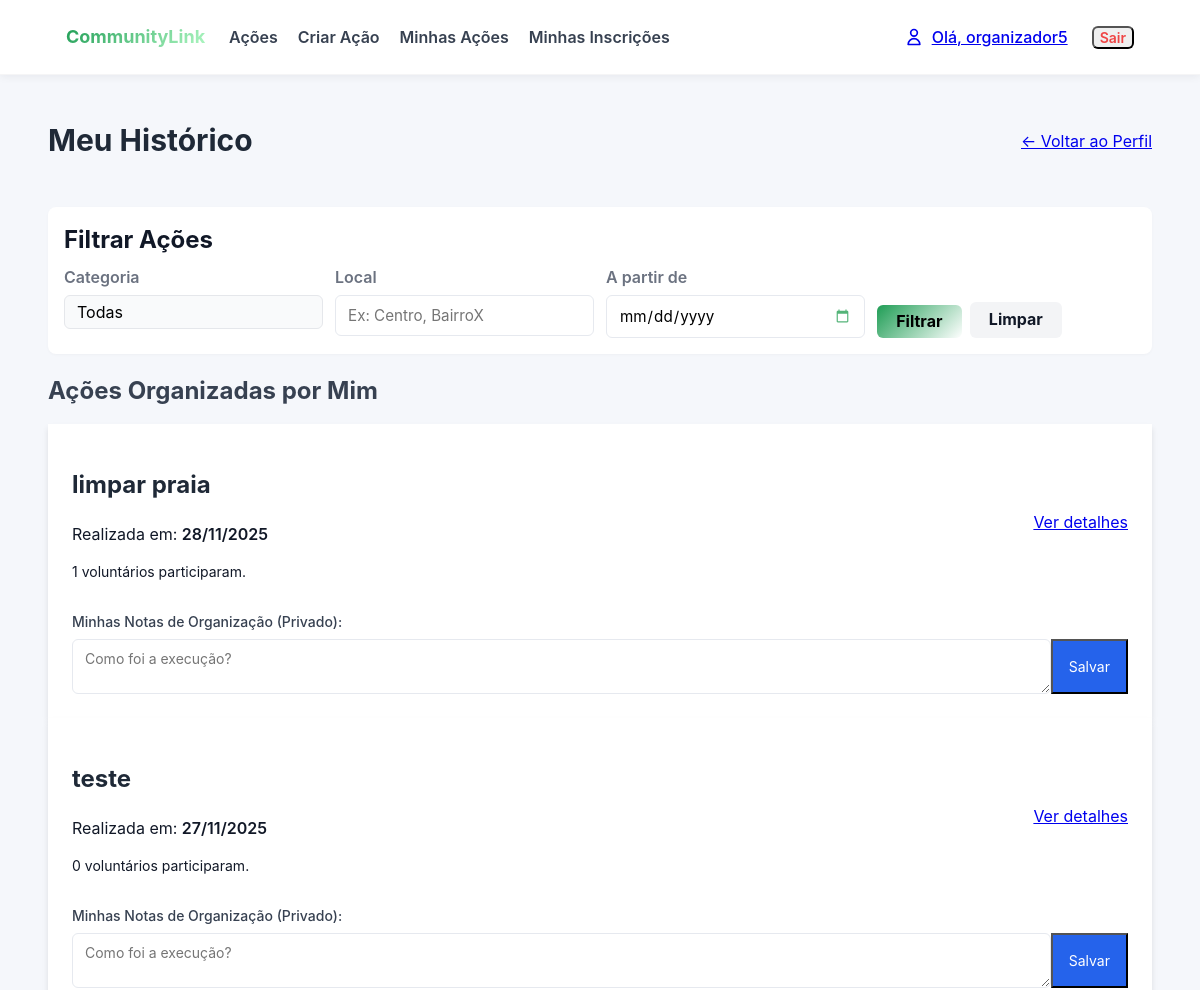
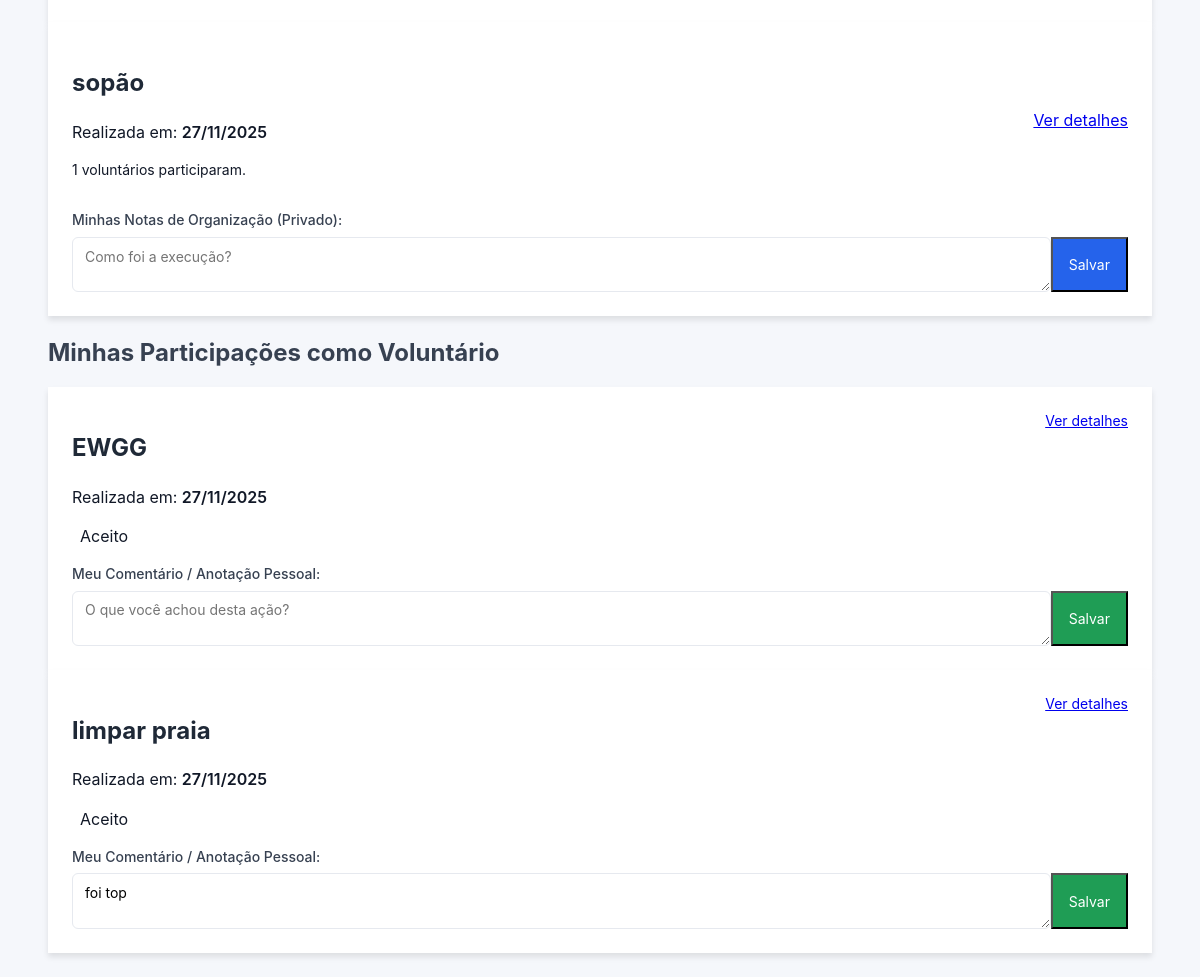
The page /acoes/historico/ (signed in) on the database its author committed (2 pictures, top to bottom).
### acoes/models.py (models this page shows, shortened)
class Acao(models.Model):
    titulo = models.CharField(max_length=200)
    descricao = models.TextField()
    data = models.DateTimeField() # Armazena data e hora
    local = models.CharField(max_length=255)
    numero_vagas = models.PositiveIntegerField()
    CATEGORIA_CHOICES = [
        ('SAUDE', 'Saúde'),
        ('EDUCACAO', 'Educação'),
        ('MEIO_AMBIENTE', 'Meio Ambiente'),
        ('ANIMAIS', 'Animais'),
        ('OUTRO', 'Outro'),
    ]
    categoria = models.CharField(max_length=50, choices=CATEGORIA_CHOICES, default='OUTRO')
    organizador = models.ForeignKey(
        User,
        on_delete=models.CASCADE,
        related_name='acoes_criadas' # Assim, podemos fazer: user.acoes_criadas.all()
    )
    voluntarios = models.ManyToManyField(
        User,
        through='Inscricao',         # O nome do modelo intermediário
        related_name='acoes_inscritas', # Assim, podemos fazer: user.acoes_inscritas.all()
        blank=True                   # A ação pode começar sem nenhum voluntário
    )
    notas_organizador = models.TextField(blank=True, null=True, help_text="Notas privadas do organizador sobre a execução da ação.")
    @property
    def vagas_preenchidas(self):
        return self.inscricao_set.filter(status='ACEITO').count()
    def get_absolute_url(self):
        return reverse('acoes:acao_detail', kwargs={'pk': self.pk})

class Inscricao(models.Model):
    STATUS_CHOICES = [
        ('PENDENTE', 'Pendente'),
        ('ACEITO', 'Aceito'),
        ('REJEITADO', 'Rejeitado'),
        ('CANCELADO', 'Cancelado'),
    ]
    acao = models.ForeignKey(Acao, on_delete=models.CASCADE)
    voluntario = models.ForeignKey(User, on_delete=models.CASCADE)
    status = models.CharField(max_length=10, choices=STATUS_CHOICES, default='PENDENTE')
    data_inscricao = models.DateTimeField(auto_now_add=True)
    comentario = models.TextField(blank=True, null=True)
    class Meta:
        unique_together = ('acao', 'voluntario')

### acoes/views.py (the view, shortened to what this page needs)
# urls.py: path('historico/', views.historico_view, name='historico'),
@login_required
def historico_view(request):
    hoje = timezone.now()
    is_organizador = request.user.groups.filter(name='Organizadores').exists()
    qs_participacao = Inscricao.objects.filter(
        voluntario=request.user,
        status__in=['ACEITO', 'CANCELADO'],
        acao__data__lt=hoje
    )
    qs_participacao = filtrar_acoes_queryset(request, qs_participacao).order_by('-acao__data')
    page_participacoes = paginar_queryset(request, qs_participacao, 5, param_name='page_part')
    page_organizadas = None
    if is_organizador:
        qs_organizacao = Acao.objects.filter(organizador=request.user, data__lt=hoje)
        qs_organizacao = filtrar_acoes_queryset(request, qs_organizacao).order_by('-data')
        page_organizadas = paginar_queryset(request, qs_organizacao, 5, param_name='page_org')
    context = {
        'historico_participacoes': page_participacoes,
        'historico_organizadas': page_organizadas, # Será None se não for organizador
        'is_organizador': is_organizador,
        'titulo_historico': "Meu Histórico",
        'categorias_choices': Acao.CATEGORIA_CHOICES,
        'filter_values': request.GET
    }
    return render(request, 'acoes/historico.html', context)

### acoes/context_processors.py (called while the page is built)
def auth_groups_processor(request):
    is_organizador = False
    is_voluntario = False
    unread_notification_count = 0 # Valor padrão
    if request.user.is_authenticated:
        is_organizador = request.user.groups.filter(name='Organizadores').exists()
        is_voluntario = request.user.groups.filter(name='Voluntarios').exists()
        unread_notification_count = Notificacao.objects.filter(
            destinatario=request.user,
            lida=False
        ).count()
    return {
        'is_organizador': is_organizador,
        'is_voluntario': is_voluntario,
        'unread_notification_count': unread_notification_count
    }

### acoes/views.py (called while the page is built)
def paginar_queryset(request, queryset, itens_por_pagina=5, param_name='page'):
    paginator = Paginator(queryset, itens_por_pagina)
    page_number = request.GET.get(param_name)
    page_obj = paginator.get_page(page_number)
    return page_obj

def filtrar_acoes_queryset(request, queryset):
    categoria_filter = request.GET.get('categoria')
    local_filter = request.GET.get('local')
    data_inicio_filter = request.GET.get('data_inicio')
    prefix = 'acao__' if queryset.model == Inscricao else ''
    if categoria_filter:
        queryset = queryset.filter(**{f'{prefix}categoria': categoria_filter})
    if local_filter:
        queryset = queryset.filter(**{f'{prefix}local__icontains': local_filter})
    if data_inicio_filter:
        try:
            data_filtro = datetime.datetime.strptime(data_inicio_filter, '%Y-%m-%d').date()
            queryset = queryset.filter(**{f'{prefix}data__gte': data_filtro})
        except ValueError:
            pass # Ignora data inválida
    return queryset

### acoes/templates/acoes/historico.html (shortened to what this page needs)
{% extends 'acoes/base.html' %}
{% block content %}
<div class="max-w-5xl mx-auto">
    <div class="flex justify-between items-center mb-6">
        <h1 class="text-3xl font-bold text-gray-800">{{ titulo_historico }}</h1>
        <a href="{% url 'acoes:perfil' %}" class="text-gray-600 hover:text-gray-900">&larr; Voltar ao Perfil</a>
    </div>
    <div class="mb-8">
        {% include 'acoes/_filter_form.html' %}
    </div>
    {% if is_organizador %}
        <h2 class="text-2xl font-bold text-gray-700 mb-4 border-b pb-2">Ações Organizadas por Mim</h2>
        {% if not historico_organizadas %}
            <p class="text-gray-500 mb-8 italic">Nenhuma ação organizada encontrada no histórico.</p>
        {% else %}
            <div class="space-y-6 mb-12">
                {% for item in historico_organizadas %}
                    <div class="bg-white border-l-4 border-gray-400 shadow-md p-6 rounded-r-lg">
                        <div class="flex justify-between items-center opacity-75 hover:opacity-100 transition">
                                <div>
                                <h2 class="text-xl font-bold text-gray-800">{{ item.titulo }}</h2>
                                <p class="text-gray-600">Realizada em: <span class="font-semibold">{{ item.data|date:"d/m/Y" }}</span></p>
                                <p class="text-sm text-gray-500">{{ item.vagas_preenchidas }} voluntários participaram.</p>
                            </div>
                            <a href="{{ item.get_absolute_url }}" class="text-blue-600 hover:underline">Ver detalhes</a>
                        </div>
                        <div class="mt-4 border-t pt-4">
                            <form method="POST">
                                <label class="block text-sm font-medium text-gray-700 mb-1">
                                    Minhas Notas de Organização (Privado):
                                </label>
                                <div class="flex gap-2">
                                    <textarea name="notas_organizador" rows="2"
                                        class="w-full p-2 border rounded-md text-sm bg-gray-50 focus:bg-white focus:ring-2 focus:ring-blue-500"
                                        placeholder="Como foi a execução?">{{ item.notas_organizador|default:'' }}</textarea>
                                    <button type="submit" class="self-end bg-blue-600 text-white px-4 py-2 rounded-md text-sm hover:bg-blue-700 transition">
                                        Salvar
                                    </button>
                                </div>
                            </form>
                        </div>
                    </div>
                {% endfor %}
            </div>
        {% endif %}
    {% endif %}
    <h2 class="text-2xl font-bold text-gray-700 mb-4 border-b pb-2">Minhas Participações como Voluntário</h2>
    {% if not historico_participacoes %}
        <div class="bg-gray-100 p-8 rounded-lg text-center">
            <p class="text-lg text-gray-600">Nenhuma participação encontrada no histórico.</p>
        </div>
    {% else %}
        <div class="space-y-6">
            {% for item in historico_participacoes %}
                <div class="bg-white border-l-4 border-green-500 shadow-md p-6 rounded-r-lg">
                    <div class="flex justify-between items-start mb-4">
                        <div>
                            <h2 class="text-xl font-bold text-gray-800">{{ item.acao.titulo }}</h2>
                            <p class="text-gray-600">Realizada em: <span class="font-semibold">{{ item.acao.data|date:"d/m/Y" }}</span></p>
                            <span class="text-xs bg-gray-200 px-2 py-1 rounded">{{ item.get_status_display }}</span>
                        </div>
                        <a href="{{ item.acao.get_absolute_url }}" class="text-blue-600 hover:underline text-sm">Ver detalhes</a>
                    </div>
                    <div class="mt-4 border-t pt-4">
                        <form method="POST">
                            <label class="block text-sm font-medium text-gray-700 mb-1">
                                Meu Comentário / Anotação Pessoal:
                            </label>
                            <div class="flex gap-2">
                                <textarea name="comentario" rows="2"
                                    class="w-full p-2 border rounded-md text-sm bg-gray-50 focus:bg-white focus:ring-2 focus:ring-green-500"
                                    placeholder="O que você achou desta ação?">{{ item.comentario|default:'' }}</textarea>
                                <button type="submit" class="self-end bg-green-600 text-white px-4 py-2 rounded-md text-sm hover:bg-green-700 transition">
                                    Salvar
                                </button>
                            </div>
                        </form>
                    </div>
                </div>
            {% endfor %}
        </div>
    {% endif %}
</div>
{% endblock %}

### acoes/templates/acoes/base.html (shortened to what this page needs)
<!DOCTYPE html>
{% load static %}
<html lang="pt-br">
<head>
    <link rel="stylesheet" href="{% static 'css/style.css' %}">
</head>
<body>
    <nav class="site-nav">
        <div class="container">
            <div class="nav-row">
                <div class="nav-left">
                    <div>
                        <a href="{% url 'acoes:acao_list' %}" class="brand">
                            <span class="brand-text">CommunityLink</span>
                        </a>
                    </div>
                    <div class="nav-links">
                        <a href="{% url 'acoes:acao_list' %}" class="py-4 px-2 text-gray-700 hover:text-green-600 font-semibold">Ações</a>
                        {% if user.is_authenticated %}
                            {% if is_organizador or user.is_superuser %}
                            <a href="{% url 'acoes:acao_create' %}" class="py-4 px-2 text-gray-700 hover:text-green-600 font-semibold">Criar Ação</a>
                            <a href="{% url 'acoes:minhas_acoes' %}" class="py-4 px-2 text-gray-700 hover:text-green-600 font-semibold">Minhas Ações</a>
                            {% endif %}
                            <a href="{% url 'acoes:minhas_inscricoes' %}" class="py-4 px-2 text-gray-700 hover:text-green-600 font-semibold">Minhas Inscrições</a>
                        {% endif %}
                    </div>
                </div>
                <div class="nav-right">
                    {% if user.is_authenticated %}
                        <div class="flex items-center gap-4" style="display: inline-flex; align-items: center; gap: 1rem;">
                            <a href="{% url 'acoes:perfil' %}" class="flex items-center gap-2 py-2 px-2 text-gray-600 hover:text-green-600 transition group" style="display: flex; align-items: center; gap: 0.5rem;">
                                <span class="font-medium">Olá, {{ request.user.username }}</span>
                            </a>
                            <form method="post" action="{% url 'acoes:logout' %}" style="display:inline;">
                                <button type="submit" class="text-sm text-red-500 hover:text-red-700 font-semibold border border-red-200 hover:border-red-400 px-3 py-1 rounded transition" style="cursor: pointer;">
                                    Sair
                                </button>
                            </form>
                        </div>
                        {% else %}
                            <a href="{% url 'acoes:signin' %}" class="py-4 px-2 text-gray-700 hover:text-green-600 font-semibold">Entrar</a>
                            <a href="{% url 'acoes:signup' %}" class="py-4 px-2 text-gray-700 hover:text-green-600 font-semibold">Cadastrar</a>
                    {% endif %}
                </div>
            </div>
        </div>
    </nav>
    <main class="max-w-6xl mx-auto p-6">
        {% block content %}
        {% endblock %}
    </main>
</body>
</html>

### static/css/style.css (style rules this page uses)
:root { --bg: #f5f7fb; --card: #ffffff; --muted: #6b7280; --accent: #1f9d55; --accent-600: #15803d; --danger: #dc2626; --max-width: 1100px; --app-font: -apple-system, BlinkMacSystemFont, "Segoe UI", Roboto, "Helvetica Neue", Arial, sans-serif; }
* { box-sizing: border-box; }
html, body { height: 100%; }
body { margin: 0; font-family: var(--app-font); background: var(--bg); color: #111827; line-height: 1.45; -webkit-font-smoothing: antialiased; }
h1,h2,h3,h4,h5,h6, p, a, button, input, textarea, select, label, .btn, .badge, .brand-text, .card-title { font-family: inherit; }
.container { max-width: var(--max-width); margin: 0 auto; padding: 0 1rem; }
.site-nav { background: var(--card); box-shadow: 0 2px 8px rgba(15,23,42,0.06); border-bottom: 1px solid rgba(15,23,42,0.04); }
.site-nav .nav-row { display: flex; justify-content: space-between; align-items: center; padding: 0.6rem 0; }
.brand { text-decoration: none; display: inline-flex; align-items:center; }
.brand-text { font-weight: 700; background: linear-gradient(135deg, var(--accent) 0%, #b0f8c3 100%); -webkit-background-clip: text; -webkit-text-fill-color: transparent; background-clip: text; font-size: 1.125rem; }
.nav-left { display:flex; gap:1rem; align-items:center; }
.nav-links { display:flex; gap:0.25rem; align-items:center; }
.nav-links a { display:inline-block; padding:0.6rem 0.6rem; color: var(--muted); text-decoration:none; font-weight:600; border-radius:4px; }
.nav-right { display:flex; gap:0.5rem; align-items:center; }
input[type="text"], input[type="email"], input[type="password"], input[type="date"], input[type="datetime-local"], input[type="time"], textarea, select { width:100%; padding:0.6rem 0.75rem; border:1px solid #e6e9ef; border-radius:6px; background: #fff; font-size:0.95rem; transition: border-color .12s ease, box-shadow .12s ease; }
label { display:block; margin-bottom:0.4rem; color:var(--muted); font-weight:600; }
a { transition: color .12s ease, background .12s ease; }
.bg-white { background: #ffffff !important; }
.bg-green-600 { background: var(--accent) !important; }
.bg-blue-600 { background: #2563eb !important; }
.text-white { color: #ffffff !important; }
.text-gray-700 { color: #374151 !important; }
.text-gray-800 { color: #1f2937 !important; }
.text-red-500 { color: #ef4444 !important; }
.p-6 { padding: 1.5rem !important; }
.py-4 { padding-top: 1rem !important; padding-bottom: 1rem !important; }
.px-4 { padding-left: 1rem !important; padding-right: 1rem !important; }
.py-2 { padding-top: 0.5rem !important; padding-bottom: 0.5rem !important; }
.px-2 { padding-left: 0.5rem !important; padding-right: 0.5rem !important; }
.mb-6 { margin-bottom: 1.5rem !important; }
.mb-4 { margin-bottom: 1rem !important; }
.mt-4 { margin-top: 1rem !important; }
.max-w-6xl { max-width: 72rem !important; }
.mx-auto { margin-left: auto !important; margin-right: auto !important; }
.text-sm { font-size: 0.875rem !important; }
.text-2xl { font-size: 1.5rem !important; }
.text-3xl { font-size: 1.875rem !important; }
.font-bold { font-weight: 700 !important; }
.font-semibold { font-weight: 600 !important; }
.font-medium { font-weight: 500 !important; }
.shadow-md { box-shadow: 0 4px 6px rgba(0,0,0,0.1) !important; }
.transition { transition: all 0.2s ease-in-out !important; }
.flex { display:flex !important; }
.justify-between { justify-content: space-between !important; }
.items-center { align-items: center !important; }
.gap-4 { gap: 1rem !important; }
.rounded { border-radius: 0.375rem !important; }

### rows shown on the page
Acao: titulo "limpar praia", data "28/11/2025", vagas_preenchidas "1"
Acao: titulo "teste", data "27/11/2025", vagas_preenchidas "0"
Acao: titulo "sopão", data "27/11/2025", vagas_preenchidas "1"
Inscricao: acao.titulo "EWGG", acao.data "27/11/2025", status "Aceito"
Inscricao: acao.titulo "limpar praia", acao.data "27/11/2025", status "Aceito", comentario "foi top"

### other values the page prints
{{ request.user.username }} "organizador5"
{{ titulo_historico }} "Meu Histórico"
